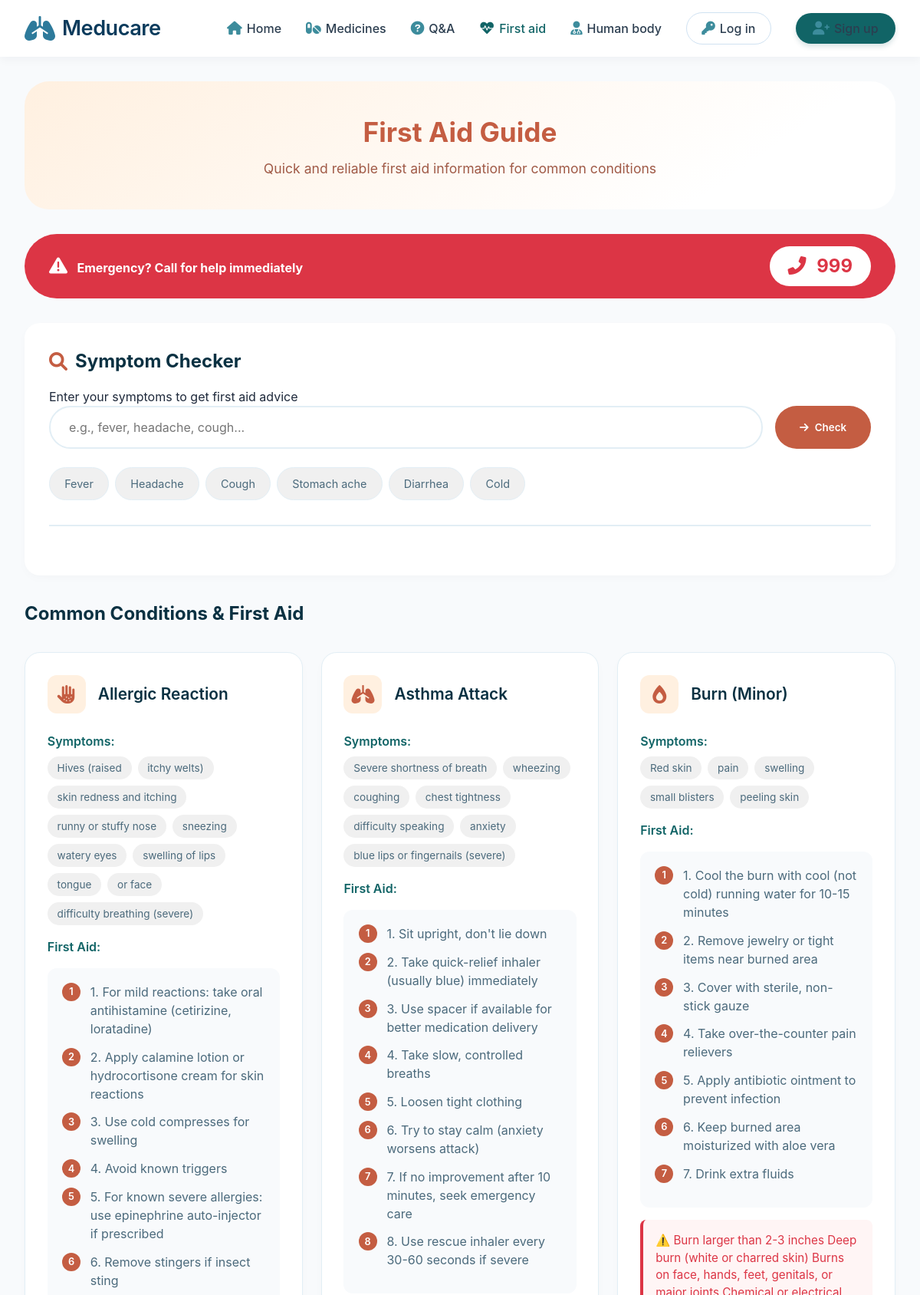
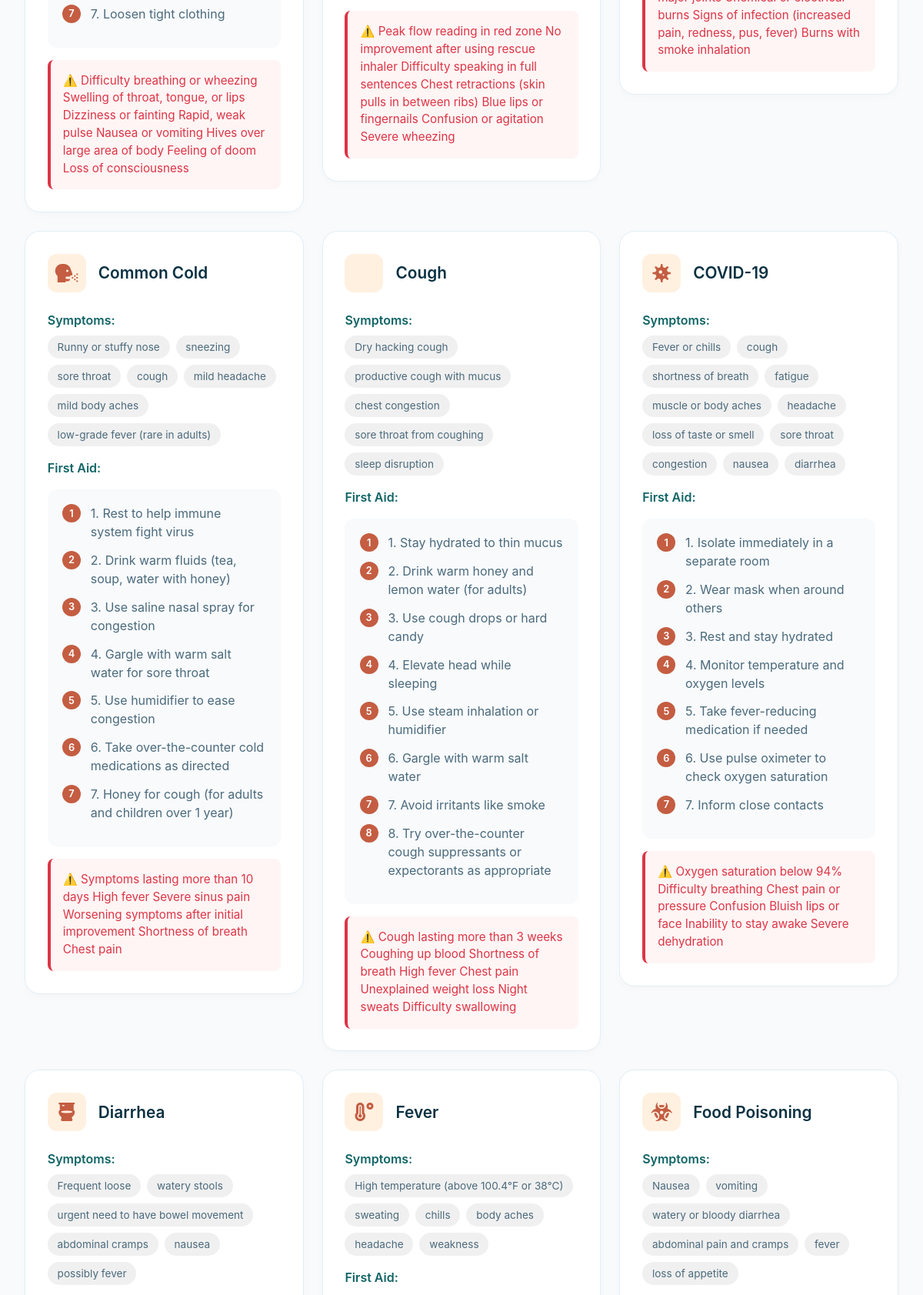
/first-aid.php (upper part), run on the app's committed database (2 pictures, top to bottom).
### tables this page shows
CREATE TABLE first_aid (
    aid_id INT AUTO_INCREMENT PRIMARY KEY,
    condition_name VARCHAR(100) NOT NULL,
    symptoms TEXT,
    causes TEXT,
    first_aid_steps TEXT,
    do_not TEXT,
    warning_signs TEXT,
    when_to_see_doctor TEXT,
    prevention_tips TEXT,
    category VARCHAR(50),
    icon_class VARCHAR(50),
    severity ENUM('Mild', 'Moderate', 'Severe', 'Emergency') DEFAULT 'Mild',
    created_at TIMESTAMP DEFAULT CURRENT_TIMESTAMP
);

### first-aid.php (the view, shortened to what this page needs)
<?php
require_once 'includes/db_connect.php';
$query = "SELECT * FROM first_aid ORDER BY condition_name ASC";
$result = $conn->query($query);
?>
<!DOCTYPE html>
<html lang="en">
<head>
    <link rel="stylesheet" href="https://cdnjs.cloudflare.com/ajax/libs/font-awesome/6.0.0-beta3/css/all.min.css">
    <link rel="stylesheet" href="assets/css/first-aid.css">
</head>
<body>
    <?php include 'includes/navbar.php'; ?>
    <main class="container">
        <div class="first-aid-header">
            <h1>First Aid Guide</h1>
            <p>Quick and reliable first aid information for common conditions</p>
        </div>
        <div class="emergency-banner">
            <div>
                <i class="fas fa-exclamation-triangle"></i>
                <strong>Emergency? Call for help immediately</strong>
            </div>
            <div class="emergency-number">
                <i class="fas fa-phone-alt"></i> 999
            </div>
        </div>
        <div class="symptom-checker">
            <h2><i class="fas fa-search"></i> Symptom Checker</h2>
            <p>Enter your symptoms to get first aid advice</p>
            <div class="symptom-input">
                <input type="text" id="symptomInput" placeholder="e.g., fever, headache, cough...">
                <button onclick="checkSymptoms()"><i class="fas fa-arrow-right"></i> Check</button>
            </div>
            <div class="common-symptoms">
                <span class="symptom-tag">Fever</span>
                <span class="symptom-tag">Headache</span>
                <span class="symptom-tag">Cough</span>
                <span class="symptom-tag">Stomach ache</span>
                <span class="symptom-tag">Diarrhea</span>
                <span class="symptom-tag">Cold</span>
            </div>
            <div id="firstAidAdvice" class="advice-container"></div>
        </div>
        <h2 style="color: #0a3142; margin-bottom: 1.5rem;">Common Conditions & First Aid</h2>
        <div class="disease-grid">
            <?php while($aid = $result->fetch_assoc()): ?>
            <div class="disease-card">
                <div class="disease-header">
                    <div class="disease-icon">
                        <i class="fas fa-<?php echo $aid['icon_class'] ?: 'heartbeat'; ?>"></i>
                    </div>
                    <h3 class="disease-name"><?php echo htmlspecialchars($aid['condition_name']); ?></h3>
                </div>
                <div class="disease-info">
                    <div class="info-label">Symptoms:</div>
                    <div class="symptoms-list">
                        <?php
                        $symptoms = explode(',', $aid['symptoms']);
                        foreach($symptoms as $symptom):
                        ?>
                        <span class="symptom-badge"><?php echo trim($symptom); ?></span>
                        <?php endforeach; ?>
                    </div>
                    <div class="info-label">First Aid:</div>
                    <div class="first-aid-steps">
                        <?php
                        $steps = explode("\n", $aid['first_aid_steps']);
                        foreach($steps as $index => $step):
                        ?>
                        <div class="step-item">
                            <span class="step-number"><?php echo $index + 1; ?></span>
                            <span><?php echo htmlspecialchars($step); ?></span>
                        </div>
                        <?php endforeach; ?>
                    </div>
                    <?php if(!empty($aid['warning_signs'])): ?>
                    <div class="warning-box">
                        ⚠️ <?php echo htmlspecialchars($aid['warning_signs']); ?>
                    </div>
                    <?php endif; ?>
                </div>
            </div>
            <?php endwhile; ?>
        </div>
    </main>
</body>
</html>

### assets/css/first-aid.css (style rules this page uses)
.first-aid-header { background: linear-gradient(145deg, #fff0e0 0%, #ffffff 80%); border-radius: 32px; padding: 2.5rem; margin-bottom: 2rem; text-align: center; }
.first-aid-header h1 { font-size: 2.2rem; color: #c45d42; margin-bottom: 0.5rem; }
.first-aid-header p { color: #a05a47; font-size: 1.1rem; }
.emergency-banner { background: #dc3545; color: white; padding: 1rem 2rem; border-radius: 50px; display: flex; align-items: center; justify-content: space-between; margin-bottom: 2rem; flex-wrap: wrap; gap: 1rem; animation: pulse 2s infinite; }
.emergency-banner i { font-size: 1.5rem; margin-right: 0.5rem; }
.emergency-number { font-size: 1.5rem; font-weight: 700; background: white; color: #dc3545; padding: 0.5rem 1.5rem; border-radius: 40px; }
.symptom-checker { background: white; border-radius: 20px; padding: 2rem; margin-bottom: 2rem; box-shadow: 0 4px 12px rgba(0,0,0,0.02); }
.symptom-checker h2 { color: #0a3142; margin-bottom: 1rem; display: flex; align-items: center; gap: 10px; }
.symptom-checker h2 i { color: #c45d42; }
.symptom-input { display: flex; gap: 1rem; margin-bottom: 1.5rem; }
.symptom-input input { flex: 1; padding: 1rem 1.5rem; border: 2px solid #e2eef5; border-radius: 50px; font-size: 1rem; outline: none; transition: 0.2s; }
.symptom-input button { background: #c45d42; color: white; border: none; padding: 0 2rem; border-radius: 50px; font-weight: 600; cursor: pointer; transition: 0.2s; display: flex; align-items: center; gap: 8px; }
.common-symptoms { display: flex; gap: 0.5rem; flex-wrap: wrap; }
.symptom-tag { background: #f0f0f0; padding: 0.6rem 1.2rem; border-radius: 30px; font-size: 0.9rem; cursor: pointer; transition: 0.2s; color: #4b6a7c; border: 1px solid #e2eef5; }
.advice-container { margin-top: 2rem; padding-top: 2rem; border-top: 2px solid #e2eef5; }
.disease-grid { display: grid; grid-template-columns: repeat(auto-fill, minmax(350px, 1fr)); gap: 1.5rem; margin: 2rem 0; }
.disease-card { background: white; border-radius: 20px; padding: 1.8rem; box-shadow: 0 4px 12px rgba(0,0,0,0.02); border: 1px solid #e2eef5; transition: 0.3s; height: fit-content; }
.disease-header { display: flex; align-items: center; gap: 1rem; margin-bottom: 1.5rem; }
.disease-icon { width: 50px; height: 50px; background: #fff0e0; border-radius: 12px; display: flex; align-items: center; justify-content: center; font-size: 1.5rem; color: #c45d42; }
.disease-name { font-size: 1.3rem; font-weight: 600; color: #0a3142; margin: 0; }
.disease-info { color: #4b6a7c; }
.info-label { color: #116466; font-weight: 600; margin: 1rem 0 0.5rem; font-size: 1rem; }
.symptoms-list { display: flex; flex-wrap: wrap; gap: 0.5rem; margin-bottom: 1rem; }
.symptom-badge { background: #f0f0f0; padding: 0.3rem 0.8rem; border-radius: 20px; font-size: 0.85rem; color: #4b6a7c; }
.first-aid-steps { background: #f8fafc; padding: 1.2rem; border-radius: 12px; margin: 1rem 0; }
.step-item { display: flex; gap: 0.8rem; margin-bottom: 0.8rem; color: #4b6a7c; align-items: flex-start; }
.step-number { width: 24px; height: 24px; background: #c45d42; color: white; border-radius: 50%; display: flex; align-items: center; justify-content: center; font-size: 0.8rem; font-weight: 600; flex-shrink: 0; }
.warning-box { background: #fff5f5; border-left: 4px solid #dc3545; padding: 1rem; margin-top: 1rem; border-radius: 8px; color: #dc3545; font-size: 0.95rem; line-height: 1.5; }

### assets/css/navbar.css (style rules this page uses)
* { margin: 0; padding: 0; box-sizing: border-box; font-family: -apple-system, BlinkMacSystemFont, 'Segoe UI', Roboto, Oxygen, Ubuntu, Cantarell, 'Open Sans', 'Helvetica Neue', sans-serif; }
body { background-color: #f8fafc; color: #1e293b; line-height: 1.5; }
.container { max-width: 1300px; margin: 0 auto; padding: 2rem; }

### data on the page
first_aid: condition_name "Allergic Reaction", symptoms "Hives (raised", symptoms "itchy welts)", symptoms "skin redness and itching", symptoms "runny or stuffy nose", symptoms "sneezing", symptoms "watery eyes", symptoms "swelling of lips", symptoms "tongue", symptoms "or face", symptoms "difficulty breathing (severe)", first_aid_steps "1. For mild reactions: take oral antihistamine (cetirizine, loratadine)", first_aid_steps "2. Apply calamine lotion or hydrocortisone cream for skin reactions", first_aid_steps "3. Use cold compresses for swelling", first_aid_steps "4. Avoid known triggers", first_aid_steps "5. For known severe allergies: use epinephrine auto-injector if prescribed", first_aid_steps "6. Remove stingers if insect sting", first_aid_steps "7. Loosen tight clothing", warning_signs "Difficulty breathing or wheezing Swelling of throat, tongue, or lips Dizziness or fainting Rapid, weak pulse Nausea or vomiting Hives over large area of body Feeling of doom Loss of consciousness"
first_aid: condition_name "Asthma Attack", symptoms "Severe shortness of breath", symptoms "wheezing", symptoms "coughing", symptoms "chest tightness", symptoms "difficulty speaking", symptoms "anxiety", symptoms "blue lips or fingernails (severe)", first_aid_steps "1. Sit upright, don't lie down", first_aid_steps "2. Take quick-relief inhaler (usually blue) immediately", first_aid_steps "3. Use spacer if available for better medication delivery", first_aid_steps "4. Take slow, controlled breaths", first_aid_steps "5. Loosen tight clothing", first_aid_steps "6. Try to stay calm (anxiety worsens attack)", first_aid_steps "7. If no improvement after 10 minutes, seek emergency care", first_aid_steps "8. Use rescue inhaler every 30-60 seconds if severe", warning_signs "Peak flow reading in red zone No improvement after using rescue inhaler Difficulty speaking in full sentences Chest retractions (skin pulls in between ribs) Blue lips or fingernails Confusion or agitation Severe wheezing"
first_aid: condition_name "Burn (Minor)", symptoms "Red skin", symptoms "pain", symptoms "swelling", symptoms "small blisters", symptoms "peeling skin", first_aid_steps "1. Cool the burn with cool (not cold) running water for 10-15 minutes", first_aid_steps "2. Remove jewelry or tight items near burned area", first_aid_steps "3. Cover with sterile, non-stick gauze", first_aid_steps "4. Take over-the-counter pain relievers", first_aid_steps "5. Apply antibiotic ointment to prevent infection", first_aid_steps "6. Keep burned area moisturized with aloe vera", first_aid_steps "7. Drink extra fluids", warning_signs "Burn larger than 2-3 inches Deep burn (white or charred skin) Burns on face, hands, feet, genitals, or major joints Chemical or electrical burns Signs of infection (increased pain, redness, pus, fever) Burns with smoke inhalation"
first_aid: condition_name "Common Cold", symptoms "Runny or stuffy nose", symptoms "sneezing", symptoms "sore throat", symptoms "cough", symptoms "mild headache", symptoms "mild body aches", symptoms "low-grade fever (rare in adults)", first_aid_steps "1. Rest to help immune system fight virus", first_aid_steps "2. Drink warm fluids (tea, soup, water with honey)", first_aid_steps "3. Use saline nasal spray for congestion", first_aid_steps "4. Gargle with warm salt water for sore throat", first_aid_steps "5. Use humidifier to ease congestion", first_aid_steps "6. Take over-the-counter cold medications as directed", first_aid_steps "7. Honey for cough (for adults and children over 1 year)", warning_signs "Symptoms lasting more than 10 days High fever Severe sinus pain Worsening symptoms after initial improvement Shortness of breath Chest pain"
first_aid: condition_name "Cough", symptoms "Dry hacking cough", symptoms "productive cough with mucus", symptoms "chest congestion", symptoms "sore throat from coughing", symptoms "sleep disruption", first_aid_steps "1. Stay hydrated to thin mucus", first_aid_steps "2. Drink warm honey and lemon water (for adults)", first_aid_steps "3. Use cough drops or hard candy", first_aid_steps "4. Elevate head while sleeping", first_aid_steps "5. Use steam inhalation or humidifier", first_aid_steps "6. Gargle with warm salt water", first_aid_steps "7. Avoid irritants like smoke", first_aid_steps "8. Try over-the-counter cough suppressants or expectorants as appropriate", warning_signs "Cough lasting more than 3 weeks Coughing up blood Shortness of breath High fever Chest pain Unexplained weight loss Night sweats Difficulty swallowing"
first_aid: condition_name "COVID-19", symptoms "Fever or chills", symptoms "cough", symptoms "shortness of breath", symptoms "fatigue", symptoms "muscle or body aches", symptoms "headache", symptoms "loss of taste or smell", symptoms "sore throat", symptoms "congestion", symptoms "nausea", symptoms "diarrhea", first_aid_steps "1. Isolate immediately in a separate room", first_aid_steps "2. Wear mask when around others", first_aid_steps "3. Rest and stay hydrated", first_aid_steps "4. Monitor temperature and oxygen levels", first_aid_steps "5. Take fever-reducing medication if needed", first_aid_steps "6. Use pulse oximeter to check oxygen saturation", first_aid_steps "7. Inform close contacts", warning_signs "Oxygen saturation below 94% Difficulty breathing Chest pain or pressure Confusion Bluish lips or face Inability to stay awake Severe dehydration"
first_aid: condition_name "Diarrhea", symptoms "Frequent loose", symptoms "watery stools", symptoms "urgent need to have bowel movement", symptoms "abdominal cramps", symptoms "nausea", symptoms "possibly fever"
first_aid: condition_name "Fever", symptoms "High temperature (above 100.4°F or 38°C)", symptoms "sweating", symptoms "chills", symptoms "body aches", symptoms "headache", symptoms "weakness"
first_aid: condition_name "Food Poisoning", symptoms "Nausea", symptoms "vomiting", symptoms "watery or bloody diarrhea", symptoms "abdominal pain and cramps", symptoms "fever", symptoms "loss of appetite"
